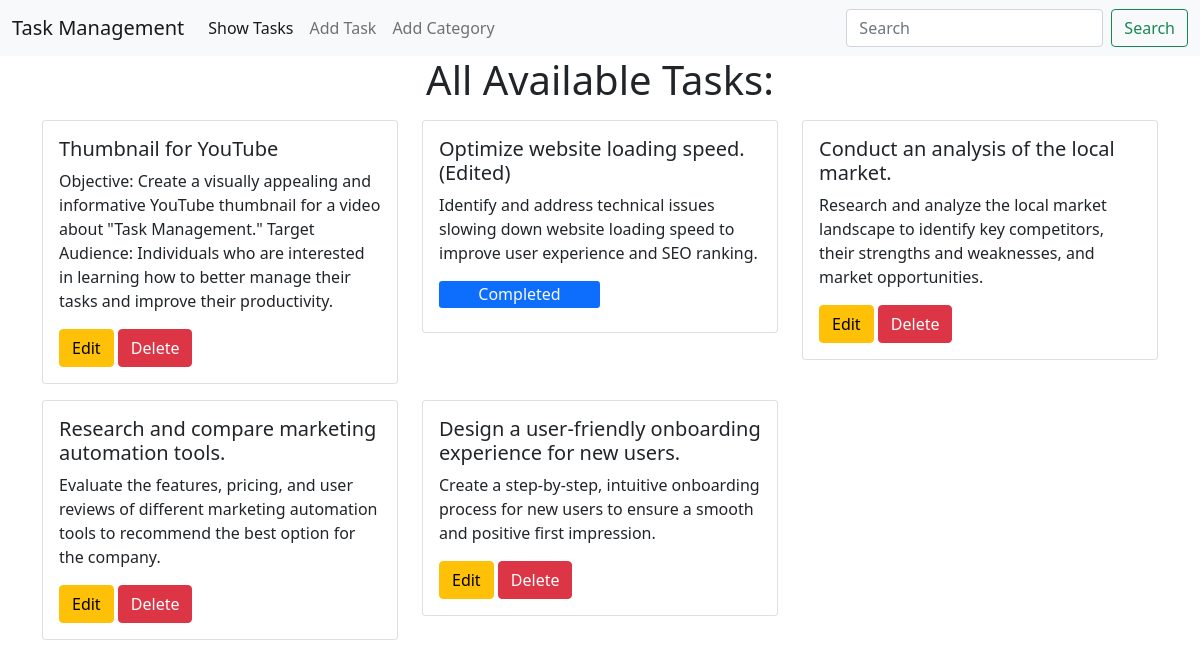
/tasks/all/, run on the app's committed database.
### task_model/models.py (models this page shows, shortened)
class Task(models.Model):
    title = models.CharField(max_length=60)
    task_description = models.TextField()
    is_completed = models.BooleanField(default=False)
    date = models.DateTimeField(auto_now_add=True)
    category = models.ManyToManyField(Category, related_name='task')

### task_management/views.py (the view)
# urls.py: path('tasks/all/', views.show_tasks, name="show_tasks"),
def show_tasks(request):
    tasks = Task.objects.all()
    return render(request, 'show_tasks.html', {'tasks': tasks})

### templates/show_tasks.html
{% extends "base.html" %}
{% block content %}
    <h1 class="text-center">All Available Tasks:</h1>
    <div class="container">
        <div class="row">
            {% for task in tasks %}
            <div class="col-4 my-2">
                <div class="card">
                  <div class="card-body">
                    <h5 class="card-title"> {{task.title}} </h5>
                    <p class="card-text"> {{task.task_description}} </p>
                    {% if task.is_completed == False %}
                        <a href="{% url "edit_task" task.id %}" class="btn btn-warning">Edit</a>
                        <a href="{% url "delete_task" task.id %}" class="btn btn-danger">Delete</a>
                    {% else %}
                        <h6 class="bg-primary text-light w-50 p-1 rounded-1 text-center">Completed</h6>
                    {% endif %}
                  </div>
                </div>
              </div>
            {% endfor %}
          </div>
    </div>
{% endblock content %}

### templates/base.html (shortened to what this page needs)
<!doctype html>
<html lang="en">
  <head>
    <link href="https://cdn.jsdelivr.net/npm/bootstrap@5.0.2/dist/css/bootstrap.min.css" rel="stylesheet">
  </head>
  <body>
    <nav class="navbar navbar-expand-lg navbar-light bg-light">
        <div class="container-fluid">
          <a class="navbar-brand" href="{% url "home" %}">Task Management</a>
          <div class="collapse navbar-collapse" id="navbarSupportedContent">
            <ul class="navbar-nav me-auto mb-2 mb-lg-0">
              <li class="nav-item">
                <a class="nav-link active" aria-current="page" href="{% url "show_tasks" %}">Show Tasks</a>
              </li>
              <li class="nav-item">
                <a class="nav-link" href="{% url "add_task" %}">Add Task</a>
              </li>
              <li class="nav-item">
                <a class="nav-link" href="{% url "add_category" %}">Add Category</a>
              </li>
            </ul>
            <form class="d-flex">
              <input class="form-control me-2" type="search" placeholder="Search" aria-label="Search">
              <button class="btn btn-outline-success" type="submit">Search</button>
            </form>
          </div>
        </div>
      </nav>
    {% block content %}
    {% endblock content %}
  </body>
</html>

### data on the page
Task: title "Thumbnail for YouTube", task_description "Objective: Create a visually appealing and informative YouTube thumbnail for a video about \"Task Management.\" Target Audience: Individuals who are interested in learning how to better manage their tasks and improve their productivity.", is_completed "Edit"
Task: title "Optimize website loading speed.(Edited)", task_description "Identify and address technical issues slowing down website loading speed to improve user experience and SEO ranking.", is_completed "Completed"
Task: title "Conduct an analysis of the local market.", task_description "Research and analyze the local market landscape to identify key competitors, their strengths and weaknesses, and market opportunities.", is_completed "Edit"
Task: title "Research and compare marketing automation tools.", task_description "Evaluate the features, pricing, and user reviews of different marketing automation tools to recommend the best option for the company.", is_completed "Edit"
Task: title "Design a user-friendly onboarding experience for new users.", task_description "Create a step-by-step, intuitive onboarding process for new users to ensure a smooth and positive first impression.", is_completed "Edit"
